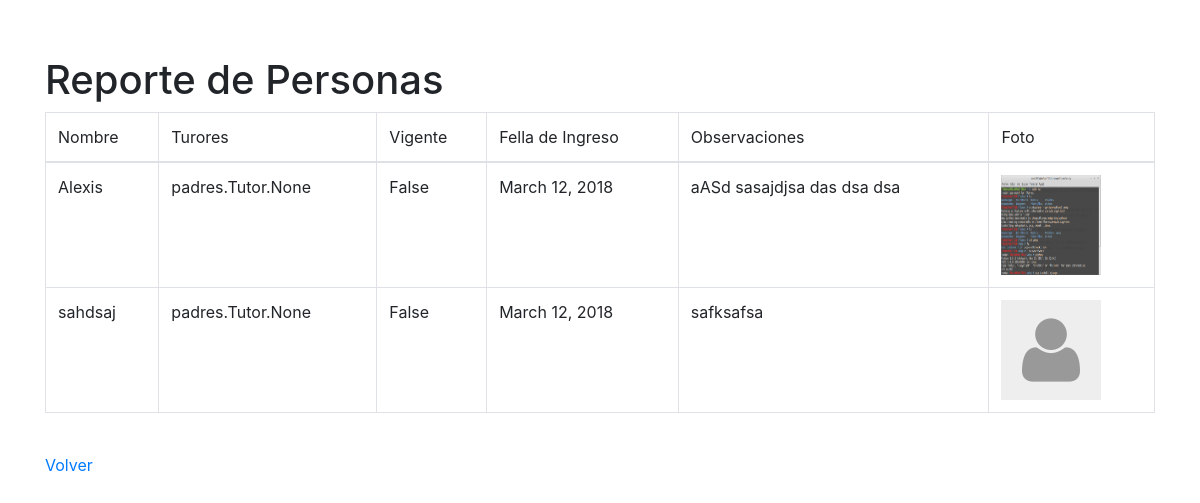
/alumnos/detalles, run on the app's committed database.
### alumnos/models.py (models this page shows, shortened)
class alumnos(models.Model):
    alu_nombre = models.CharField(max_length = 400)
    alu_tutores = models.ManyToManyField(Tutor)
    alu_vigente = models.BooleanField(default = False)
    alu_fechaIngreso = models.DateField(auto_now_add = True, null=True)
    alu_observaciones = models.CharField(max_length = 2000, null=True)
    alu_foto = models.ImageField(upload_to='media/fotosAlu', null=True, default='media/default/default.jpeg')

### alumnos/views.py (the view)
# urls.py: url(r'^alumnos/detalles',AlumnoReporte.as_view(),name='alumnos_reporte'),
class AlumnoReporte(ListView):
	template_name = "alumnos/reporte.html"
	model = alumnos

### templates/alumnos/reporte.html (shortened to what this page needs)
{% extends 'base.html' %}
	{% block content%}
			<div class="container">
		<h1>Reporte de Personas</h1>
		<table class = "table table-bordered">
			<thead>
				<tr>
					<td>Nombre</td>
					<td>Turores</td>
					<td>Vigente</td>
					<td>Fella de Ingreso</td>
					<td>Observaciones</td>
					<td>Foto</td>
				</tr>
			</thead>
			<tbody>
				<tr>
				{% for p in object_list %}
					<td>{{ p.alu_nombre }}</td>
					<td>{{ p.alu_tutores }}</td>
					<td>{{ p.alu_vigente }}</td>
					<td>{{ p.alu_fechaIngreso }}</td>
					<td>{{ p.alu_observaciones }}</td>
					{% if p.alu_foto %}
						<td>
							<img height="100" width="100" src="{{ p.alu_foto.url }}" class='img-responsive'/>
						</td>
		 			{% endif %}
				</tr>
			{% endfor %}
			</tbody>
		</table>
			<br>
			<a href="/">Volver</a>
	</div>
{% endblock %}

### alumnos/static/css/offcanvas.css (style rules this page uses)
html, body { overflow-x: hidden; }
body { padding-top: 56px; }

### data on the page
alumnos: alu_nombre "Alexis", alu_tutores "padres.Tutor.None", alu_vigente "False", alu_fechaIngreso "March 12, 2018", alu_observaciones "aASd sasajdjsa das dsa dsa", alu_foto (picture)
alumnos: alu_nombre "sahdsaj", alu_tutores "padres.Tutor.None", alu_vigente "False", alu_fechaIngreso "March 12, 2018", alu_observaciones "safksafsa", alu_foto (placeholder picture)
